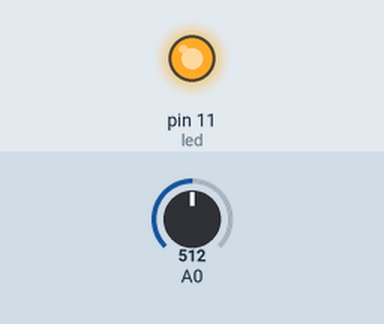
A sketch run on a simulated Arduino Uno, built with avr-gcc and run on an emulated ATmega328P. Parts: output pins drawn as LEDs (lit = HIGH). The test bench sets the inputs (shaded band); at power-on: A0 = 512.

Above: at 1.2 s.
1.3 s: A0 set to 686
2.8 s: A0 set to 712
At 3.3 s:
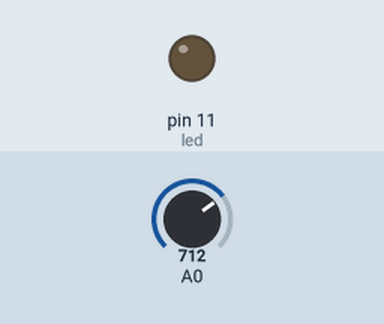
4.3 s: A0 set to 690
At 5.5 s:
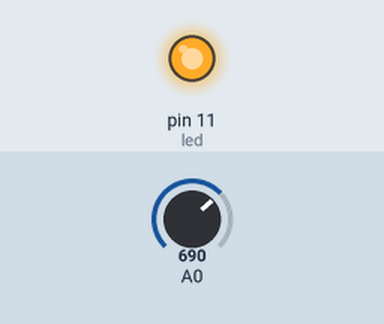
5.8 s: A0 set to 710
At 6.8 s:
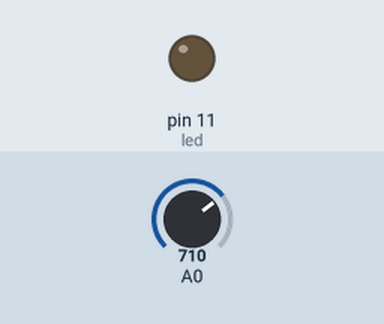
Timing chart, 0 to 8.3 s (numbered marks = the images above; inputs shaded):
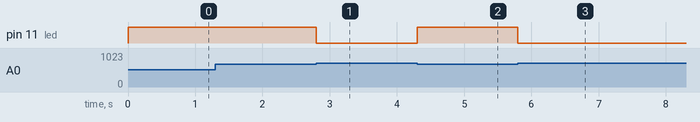

The sketch:

photoresistor.ino
```cpp
int led = 11;
void setup()
{
  pinMode(led, OUTPUT);

}

void loop()
{
  double reading = analogRead(A0);
  if(reading <= 700)
  {
    digitalWrite(led, HIGH);
  }else
  {
    digitalWrite(led, LOW);
  }
}
```

Measured:
- the behaviour switches between 700 and 701 on A0 (found by bisection; images 0 and 1)
- after the input at 1.3 s, every drawn part: stays the same
- after the input at 2.8 s, pin 11 (led): HIGH → LOW at once
- after the input at 4.3 s, pin 11 (led): LOW → HIGH at once
- after the input at 5.8 s, pin 11 (led): HIGH → LOW at once
